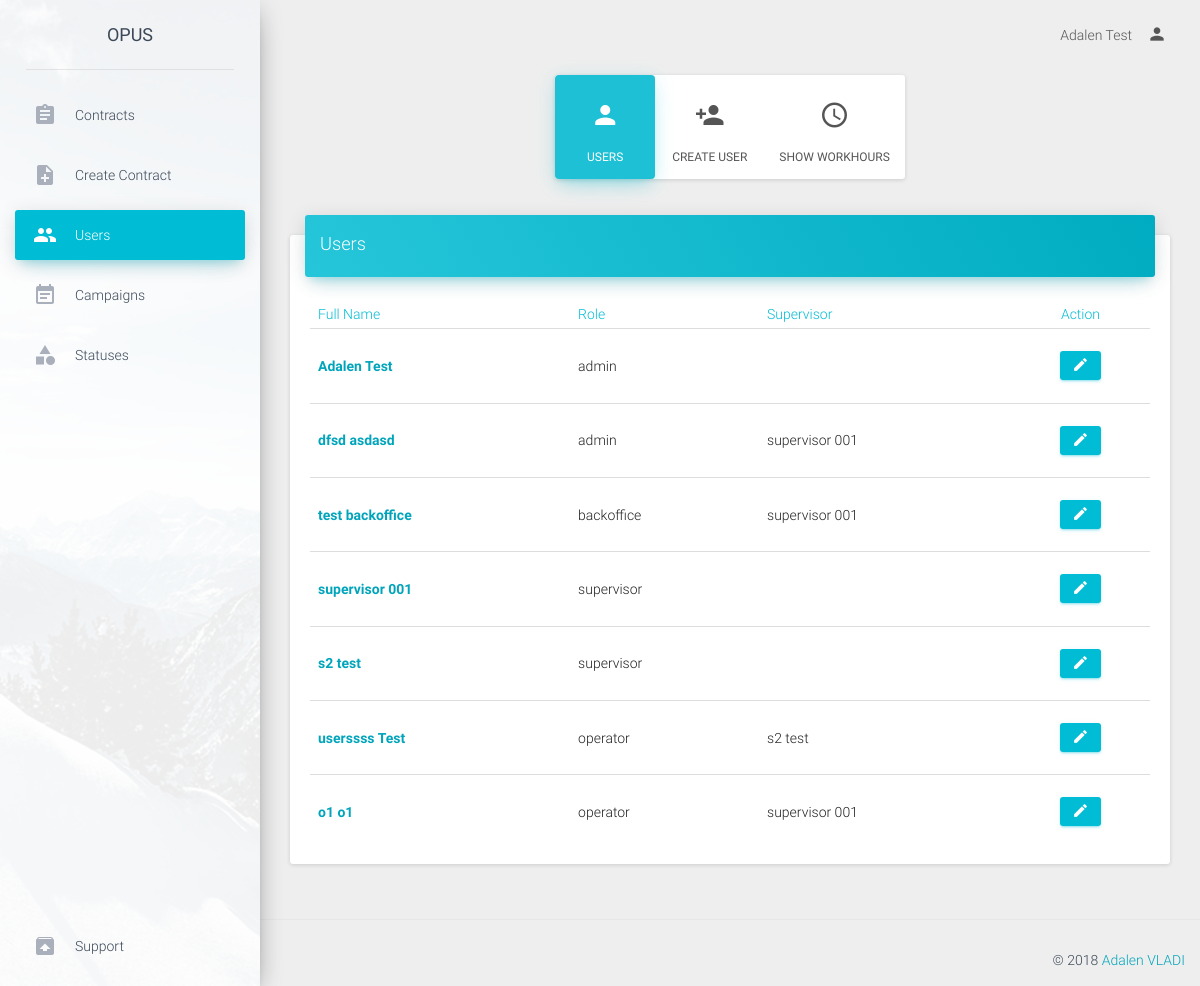
Page /admin/users (signed in) on the committed database.
### tables this page shows
CREATE TABLE `users` (
  `user_id` int(11) NOT NULL,
  `username` varchar(50) NOT NULL,
  `password` text NOT NULL,
  `first_name` varchar(50) NOT NULL,
  `last_name` varchar(50) NOT NULL,
  `role` enum('operator','supervisor','backoffice','admin') NOT NULL DEFAULT 'operator',
  `supervisor` int(11) NOT NULL COMMENT 'user_id'
);

### public/index.php (called while the page is built, shortened)
<?php
require APP . 'core/controller.php';
$app = new Application();

### application/core/controller.php (called while the page is built, shortened)
<?php
class Controller
{
    public $db = null;
    private function openDatabaseConnection()
    {
        $options = array(PDO::ATTR_DEFAULT_FETCH_MODE => PDO::FETCH_OBJ, PDO::ATTR_ERRMODE => PDO::ERRMODE_WARNING);
        $this->db = new PDO(DB_TYPE . ':host=' . DB_HOST . ';dbname=' . DB_NAME . ';charset=' . DB_CHARSET, DB_USER, DB_PASS, $options);
    }
    public function loadModel()
    {
        if (isset($_SESSION['role'])) {
            switch ($_SESSION['role']) {
                case 'admin':
                    require APP . 'model/admin.php';
                    break;
            }
        }else{
            require APP . 'model/model.php';
        }
        $this->model = new Model($this->db);
    }
}

### application/model/admin.php (called while the page is built, shortened)
<?php
class Model
{
    function __construct($db)
    {
        try {
            $this->db = $db;
        } catch (PDOException $e) {
            exit('Database connection could not be established.');
        }
    }
    public function getUsers(){
        $sql="SELECT * FROM users ORDER BY role DESC";
        $query=$this->db->prepare($sql);
        $query->execute();
        return $query->fetchAll();
    }
    public function getSupervisorByOperator($user_id){
        $sql="SELECT * FROM users where user_id= :user_id LIMIT 1";
        $query=$this->db->prepare($sql);
        $query->execute(array(':user_id' =>$user_id));
        $supervisor=$query->fetch();
        if ($supervisor) {
            return $supervisor->first_name.' '.$supervisor->last_name;
        }else{
            return '';
        }
    }
}

### application/view/admin/users.php (the view, shortened to what this page needs)
<div class="content" style="margin-top: 20px;">
    <div class="container-fluid">
        <div class="row">
            <div class="col-md-3 ml-auto mr-auto text-center"></div>
            <div class="col-md-6 ml-auto mr-auto text-center">
                <ul style="max-width: fit-content;" class="max-width: fit-content; card nav nav-pills nav-pills-warning nav-pills-icons justify-content-center" role="tablist">
                    <li class="nav-item active">
                          <a class="nav-link" href="" role="tablist">
                              <i class="material-icons">person</i>
                              Users
                          </a>
                    </li>
                    <li class="nav-item">
                        <a class="nav-link" href="createUser" role="tablist">
                            <i class="material-icons">person_add</i>
                            Create User
                        </a>
                    </li>
                    <li class="nav-item">
                        <a class="nav-link" href="users/workhours/<?=date('Y-m');?>" role="tablist">
                            <i class="material-icons">access_time</i>
                            Show Workhours
                        </a>
                    </li>
                </ul>
            </div>
            <div class="col-md-3 ml-auto mr-auto text-center"></div>
        </div>
        <div class="row">
            <div class="col-md-12">
                <div class="card">
                    <div class="card-header" data-background-color="blue">
                        <h4 class="title">Users</h4>
                    </div>
                    <div class="card-content table-responsive">
                        <table class="table">
                            <thead class="text-info">
                                <th>Full Name</th>
                                <th>Role</th>
                                <th>Supervisor</th>
                                <th><center>Action</center></th>
                            </thead>
                            <tbody>
                                <?php
                                    $output='';
                                    foreach ($users as $user) {
                                        $output.='<tr>
                                                    <td><a class="user_name_l" href="viewUser/'.$user->user_id.'">'.$user->first_name.' '.$user->last_name.'</a></td>
                                                    <td>'.$user->role.'</td>
                                                    <td>'.$this->model->getSupervisorByOperator($user->supervisor).'</td>
                                                    <td><center><a type="button" rel="tooltip" class="btn btn-info user_l" href="'.URL.$_SESSION['role'].'/editUser/'.$user->user_id.'" ><i class="material-icons">edit</i></a></center></td>
                                                </tr>';
                                    }
                                    echo $output;
                                 ?>
                            </tbody>
                        </table>
                    </div>
                </div>
            </div>
        </div>
    </div>
</div>

### public/assets/css/demo.css (style rules this page uses)
.user_l { padding: 6px 12px !important; }
.user_name_l { font-weight: bold; }

### rows in the picture
users: first_name "Adalen", last_name "Test", role "admin"
users: first_name "dfsd", last_name "asdasd", role "admin", supervisor "supervisor 001"
users: first_name "test", last_name "backoffice", role "backoffice", supervisor "supervisor 001"
users: first_name "supervisor", last_name "001", role "supervisor"
users: first_name "s2", last_name "test", role "supervisor"
users: first_name "userssss", last_name "Test", role "operator", supervisor "s2 test"
users: first_name "o1", last_name "o1", role "operator", supervisor "supervisor 001"

### other values in the picture
$_SESSION['full_name'] "Adalen Test"
